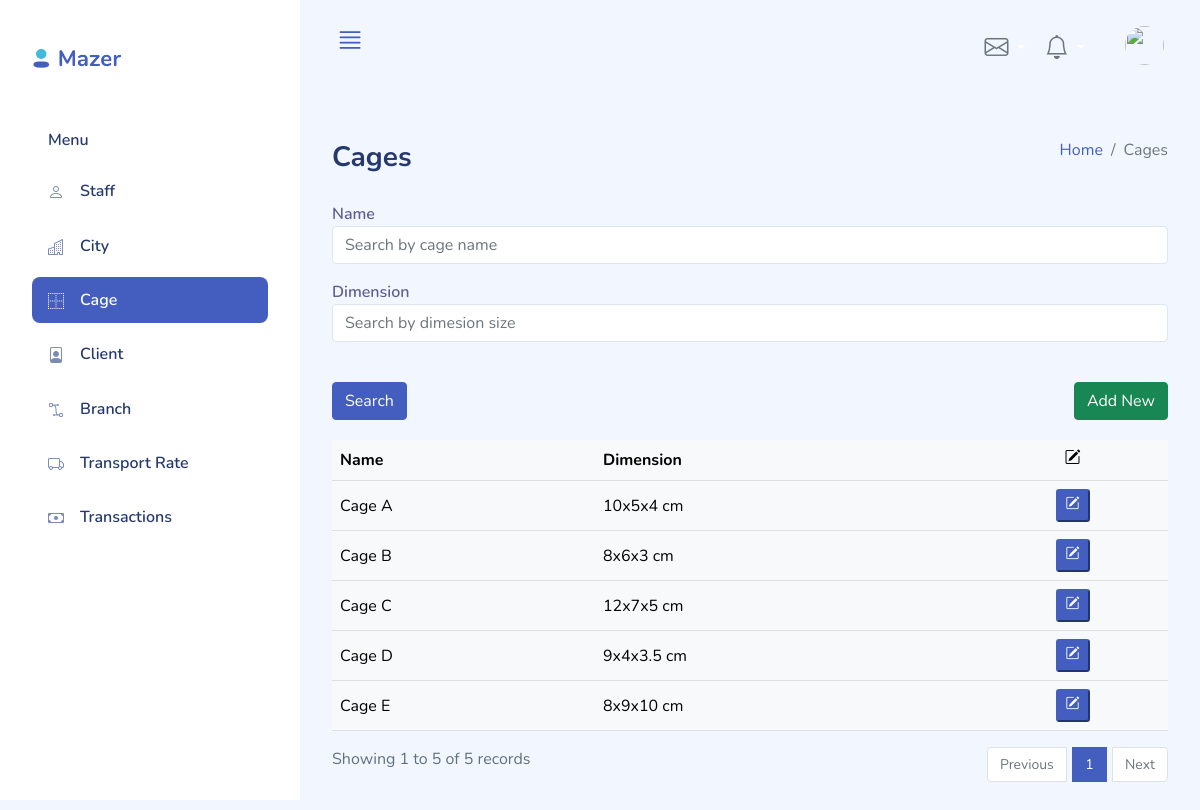
Screenshot of /index.php?page=cages_list (signed in) with the database file from the repository.
### tables this page shows
CREATE TABLE `cage` (
  `Id` smallint(5) unsigned NOT NULL AUTO_INCREMENT,
  `Name` varchar(45) NOT NULL,
  `Dimensions` varchar(45) NOT NULL,
  `LastUpdateTime` timestamp NOT NULL DEFAULT current_timestamp(),
  `LastModifier` varchar(50) DEFAULT NULL,
  PRIMARY KEY (`Id`),
  KEY `fk_Cage_Staff1_idx` (`LastModifier`),
  CONSTRAINT `fk_Cage_Staff1` FOREIGN KEY (`LastModifier`) REFERENCES `staff` (`Id`) ON DELETE NO ACTION ON UPDATE NO ACTION
);

### functions/sanitizers.php (called while the page is built, shortened)
<?php
    function sanitize($dbCon, $input, $type="string"){
        $input = mysqli_real_escape_string($dbCon, $input);
        switch($type){
            case "int":
                $sanitizedValue = $input;
                break;
        }
        return array($sanitizedValue, $input);
    }
?>

### config.php (called while the page is built, shortened)
<?php
$maxRows = 10;
?>

### classes/cage.php (called while the page is built, shortened)
<?php
if (file_exists('./config.php')){
    require_once('./config.php');
}
class Cage{
    private $dbCon;
    public function __construct($dbConnection){
        $this->dbCon = $dbConnection;
    }
    public function get_data($column="*", $constraints="1",$limit=10){
        $q = "SELECT $column FROM cage WHERE $constraints LIMIT $limit";
        $resultSet = $this->dbCon->query($q);
        return $resultSet;
    }
}
?>

### pages/cages_list.php (the view, shortened to what this page needs)
<?php
require_once('./classes/cage.php');
$cage = new Cage($dbCon);
        ?>
        <?php
$pageNum = (isset($_GET["pageNum"]) && is_numeric($_GET["pageNum"])) ? $_GET["pageNum"] : 1;
list($pageNum, $validation_status) = sanitize($dbCon, $pageNum, "int");
?>
<div class="d-sm-flex align-items-center justify-content-between mb-4">
    <h1 class="h3 mb-0 text-gray-800">Cages</h1>
    <ol class="breadcrumb">
        <li class="breadcrumb-item"><a href="./">Home</a></li>
        <li class="breadcrumb-item active" aria_current="page">Cages</li>
    </ol>
</div>
<div class="row" style="padding-bottom:20px;">
    <div class="col-lg-12">
        <form method="GET" action="index.php">
            <div class="form-group mb-3">
                <label for="Name">Name</label>
                <input class="form-control mb-3" type="text" placeholder="Search by cage name" id="Name" name="Name" <?php if(!empty($_GET["Name"])) echo(" value='".$_GET["Name"])."'" ?>>
            </div>
            <div class="form-group mb-3">
                <label for="Dimension">Dimension</label>
                <input class="form-control mb-3" type="text" placeholder="Search by dimesion size" id="Dimension" name="Dimension" <?php if(!empty($_GET["Dimension"])) echo(" value='".$_GET["Dimension"])."'" ?>>
            </div>
            <br>
            <div class="row">
                <div class="col-sm-6">
                    <button type="submit" class="btn btn-primary">Search</button>
                </div>
                <div class="col-sm-6" style="text-align:right;">
                    <a href="index.php?page=cage_detail&mode=insert"><button type="button" class="btn btn-success">Add New</button>
                    </a>
                </div>
            </div>
        </form>
    </div>
</div>
<div class="table-responsive">
    <table class="table table-light align-items-center table-flush table-hover">
        <thead class="thread-light">
            <tr>
                <th>Name</th>
                <th>Dimension</th>
                <th style="text-align: center;"><i class="bi bi-pencil-square"></i></th>
            </tr>
        </thead>
        <tbody>
            <?php
                $constraint="1";
                $pageStart = ($pageNum-1) * $maxRows;
                $columns = "Id, Name, Dimensions";
                $limit= "$pageStart, $maxRows";
                $resultSet = $cage->get_data($columns, $constraint, $limit);
                if ($resultSet){
                    while($row = $resultSet->fetch_array()){
                        echo("
                        <tr>
                        <td>".$row["Name"]."</td>
                        <td>".$row["Dimensions"]."</td>
                        <td style='text-align: center;'><a href='index.php?page=cage_detail&mode=update&id=".$row["Id"]."'><button class='btn-sm btn-primary'><i class='bi bi-pencil-square'></i></button></a></td>
                        </tr>
                        ");
                    }
                }
            ?>
        </tbody>
    </table>
</div>
<?php
    $columns = "count(*) as totalRows";
    $resCount=$cage->get_data($columns, $constraint);
    $rCount=$resCount->fetch_array();
    $totalRows = $rCount["totalRows"];
    $totalPages = ceil($totalRows/$maxRows);
?>
<div class="row">
    <div class="col-sm-4">
        <?php
            $pageEnd = min($totalRows,$pageStart + $maxRows);
            echo("Showing ".min($pageStart + 1, $pageEnd)." to ".$pageEnd." of ".$totalRows." records");
        ?>
    </div>
    <div class="col-sm-8">
        <nav>
            <ul class="pagination justify-content-end">
                <li class="page-item <?php if($pageNum<=1){ echo 'disabled';}?>">
                    <a class="page-link" href="<?php if($pageNum<=1){ echo '#';} else { echo "?page=cages_list&pageNum=" . ($pageNum-1);} ?>">Previous</a>
                </li>
                <?php for ($i=1; $i<=$totalPages;$i++){?>
                    <li class="page-item <?php if ($pageNum==$i) {echo 'active';}?>">
                        <a class="page-link" href="?page=cages_list&pageNum=<?php echo($i);?>"><?php echo($i);?></a>
                    </li>
                <?php }?>
                    <li class="page-item <?php if($pageNum>=$totalPages){ echo 'disabled';}?>">
                    <a class="page-link" href="<?php if($pageNum>=$totalPages){ echo '#';} else { echo "?page=cages_list&pageNum=" . ($pageNum + 1);}?>">Next</a>
                </li>
            </ul>
        </nav>
    </div>
</div>

### assets/css/app.css (style rules this page uses)
.btn.btn-danger,.btn.btn-info,.btn.btn-primary,.btn.btn-secondary,.btn.btn-success,.btn.btn-warning { color:#fff }
.form-group { margin-bottom:.7rem }
.form-group label { color:rgba(35,28,99,.7);font-weight:600 }
.page-item .page-link { font-size:.875rem }
.page-item:first-child { margin-right:.4rem }
.page-item:last-child { margin-left:.4rem }
.dataTable-table td,.dataTable-table thead th,.table td,.table thead th { vertical-align:middle }
.dataTable-table:not(.table-borderless) thead th,.table:not(.table-borderless) thead th { border-bottom:1px solid #dedede!important }
.bi { width:1rem;height:1rem }
a { text-decoration:none }

### rows the page displays
cage: Name "Cage A", Dimensions "10x5x4 cm"
cage: Name "Cage B", Dimensions "8x6x3 cm"
cage: Name "Cage C", Dimensions "12x7x5 cm"
cage: Name "Cage D", Dimensions "9x4x3.5 cm"
cage: Name "Cage E", Dimensions "8x9x10 cm"

### other values shown
min($pageStart + 1, $pageEnd) "1"
$pageEnd "5"
$totalRows "5"
